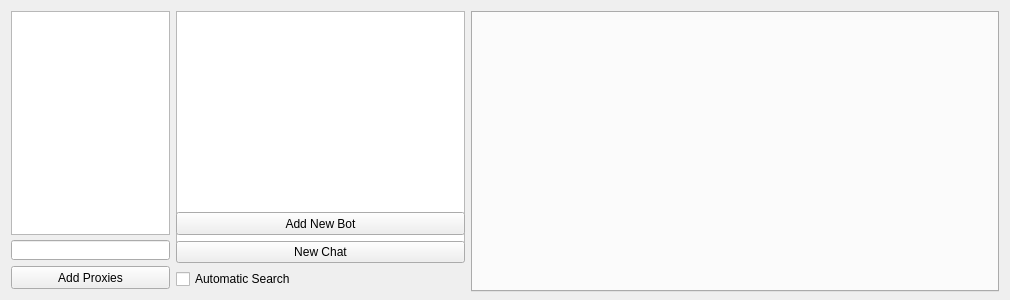
<?xml version="1.0" encoding="UTF-8"?>
<ui version="4.0">
 <class>QT_TestClass</class>
 <widget class="QMainWindow" name="QT_TestClass">
  <property name="geometry">
   <rect>
    <x>0</x>
    <y>0</y>
    <width>1010</width>
    <height>300</height>
   </rect>
  </property>
  <property name="minimumSize">
   <size>
    <width>1010</width>
    <height>300</height>
   </size>
  </property>
  <property name="windowTitle">
   <string>PA ChatBot</string>
  </property>
  <property name="windowIcon">
   <iconset>
    <normaloff>C:/Users/ChatBot/favicon.ico</normaloff>C:/Users/ChatBot/favicon.ico</iconset>
  </property>
  <property name="toolButtonStyle">
   <enum>Qt::ToolButtonIconOnly</enum>
  </property>
  <property name="documentMode">
   <bool>false</bool>
  </property>
  <property name="tabShape">
   <enum>QTabWidget::Rounded</enum>
  </property>
  <widget class="QWidget" name="centralWidget">
   <layout class="QHBoxLayout" name="horizontalLayout_2">
    <item>
     <layout class="QGridLayout" name="proxyListContainerGrid">
      <property name="sizeConstraint">
       <enum>QLayout::SetMinimumSize</enum>
      </property>
      <item row="2" column="0">
       <widget class="QPushButton" name="chatProxySubmit">
        <property name="minimumSize">
         <size>
          <width>159</width>
          <height>23</height>
         </size>
        </property>
        <property name="maximumSize">
         <size>
          <width>159</width>
          <height>16777215</height>
         </size>
        </property>
        <property name="text">
         <string>Add Proxies</string>
        </property>
       </widget>
      </item>
      <item row="1" column="0">
       <widget class="QLineEdit" name="chatProxyInput">
        <property name="minimumSize">
         <size>
          <width>159</width>
          <height>20</height>
         </size>
        </property>
        <property name="maximumSize">
         <size>
          <width>159</width>
          <height>16777215</height>
         </size>
        </property>
       </widget>
      </item>
      <item row="0" column="0">
       <widget class="QListWidget" name="chatProxyList">
        <property name="minimumSize">
         <size>
          <width>159</width>
          <height>224</height>
         </size>
        </property>
        <property name="maximumSize">
         <size>
          <width>159</width>
          <height>16777215</height>
         </size>
        </property>
       </widget>
      </item>
     </layout>
    </item>
    <item>
     <layout class="QGridLayout" name="botListContainerGrid">
      <property name="sizeConstraint">
       <enum>QLayout::SetMinimumSize</enum>
      </property>
      <item row="0" column="0">
       <widget class="QListWidget" name="chatBoxPeers">
        <property name="minimumSize">
         <size>
          <width>289</width>
          <height>250</height>
         </size>
        </property>
        <property name="maximumSize">
         <size>
          <width>301</width>
          <height>16777215</height>
         </size>
        </property>
       </widget>
      </item>
      <item row="1" column="0">
       <widget class="QPushButton" name="chatManagerAddBot">
        <property name="minimumSize">
         <size>
          <width>289</width>
          <height>23</height>
         </size>
        </property>
        <property name="maximumSize">
         <size>
          <width>301</width>
          <height>16777215</height>
         </size>
        </property>
        <property name="text">
         <string>Add New Bot</string>
        </property>
       </widget>
      </item>
      <item row="2" column="0">
       <widget class="QPushButton" name="chatManagerRequestNewChat">
        <property name="text">
         <string>New Chat</string>
        </property>
       </widget>
      </item>
      <item row="3" column="0">
       <widget class="QCheckBox" name="autoSearchCheckBox">
        <property name="text">
         <string>Automatic Search</string>
        </property>
       </widget>
      </item>
     </layout>
    </item>
    <item>
     <widget class="QTabWidget" name="chatBotTabs">
      <property name="sizePolicy">
       <sizepolicy hsizetype="Expanding" vsizetype="Expanding">
        <horstretch>255</horstretch>
        <verstretch>255</verstretch>
       </sizepolicy>
      </property>
      <property name="minimumSize">
       <size>
        <width>521</width>
        <height>281</height>
       </size>
      </property>
      <property name="currentIndex">
       <number>-1</number>
      </property>
     </widget>
    </item>
   </layout>
  </widget>
 </widget>
 <layoutdefault spacing="6" margin="11"/>
 <resources>
  <include location="qt_test.qrc"/>
 </resources>
 <connections/>
</ui>
